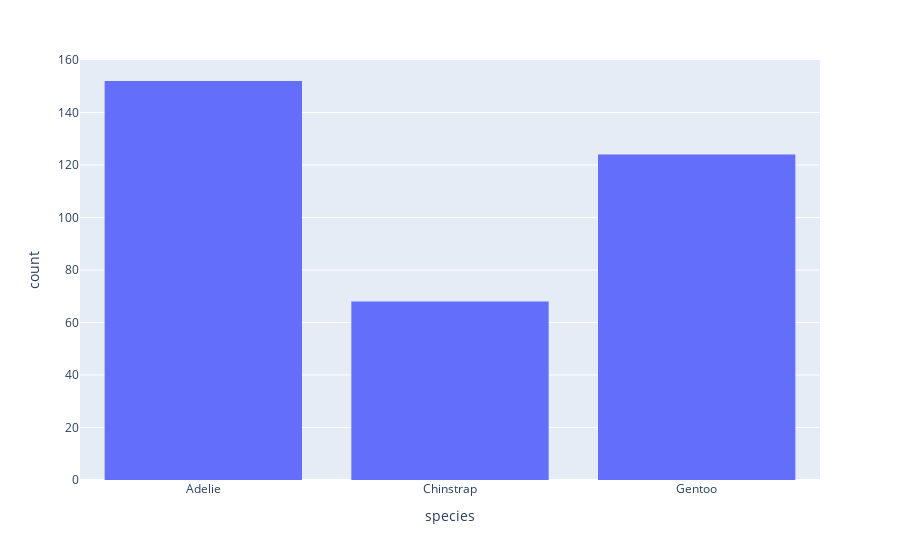

The cell this chart's notebook holds for it:
### Markdown cell above
#### This probably applies to this data, e.g., the `flipper_length_mm` variable...
and is likely something to come back to when thinking about the application of "means" and "standard deviations"...


![https://allisonhorst.com/data-science-art](https://cdn.myportfolio.com/45214904-6a61-4e23-98d6-b140f8654a40/e9665844-7316-4409-9340-84d7dec12b16_rwc_8x0x1894x1481x1894.png?h=2acdee343bc6b1863d0bbef964850192)

### Code cell
#import plotly.express as px
#df = px.data.tips()
## Here we use a column with categorical data
#fig = px.histogram(df, x="day")
fig = px.histogram(pingees, x="species")
fig.show()
# So what happened here? 
# (There's a hint below showing that `Object` type data is treated as categorical data)

### Figure 1 — Plotly figure (JSON) as saved in the notebook; plotly's stock layout.template omitted (floating-point values rounded to 4 significant figures; data arrays with more than 128 entries replaced by an {"elided": "..."} marker saying what was removed)
{"data": [{"alignmentgroup": "True", "bingroup": "x", "hovertemplate": "species=%{x}<br>count=%{y}<extra></extra>", "legendgroup": "", "marker": {"color": "#636efa", "pattern": {"shape": ""}}, "name": "", "offsetgroup": "", "orientation": "v", "showlegend": false, "type": "histogram", "x": {"elided": "344 str values"}, "xaxis": "x", "yaxis": "y"}], "layout": {"barmode": "relative", "legend": {"tracegroupgap": 0}, "margin": {"t": 60}, "xaxis": {"anchor": "y", "domain": [0, 1], "title": {"text": "species"}}, "yaxis": {"anchor": "x", "domain": [0, 1], "title": {"text": "count"}}}}
